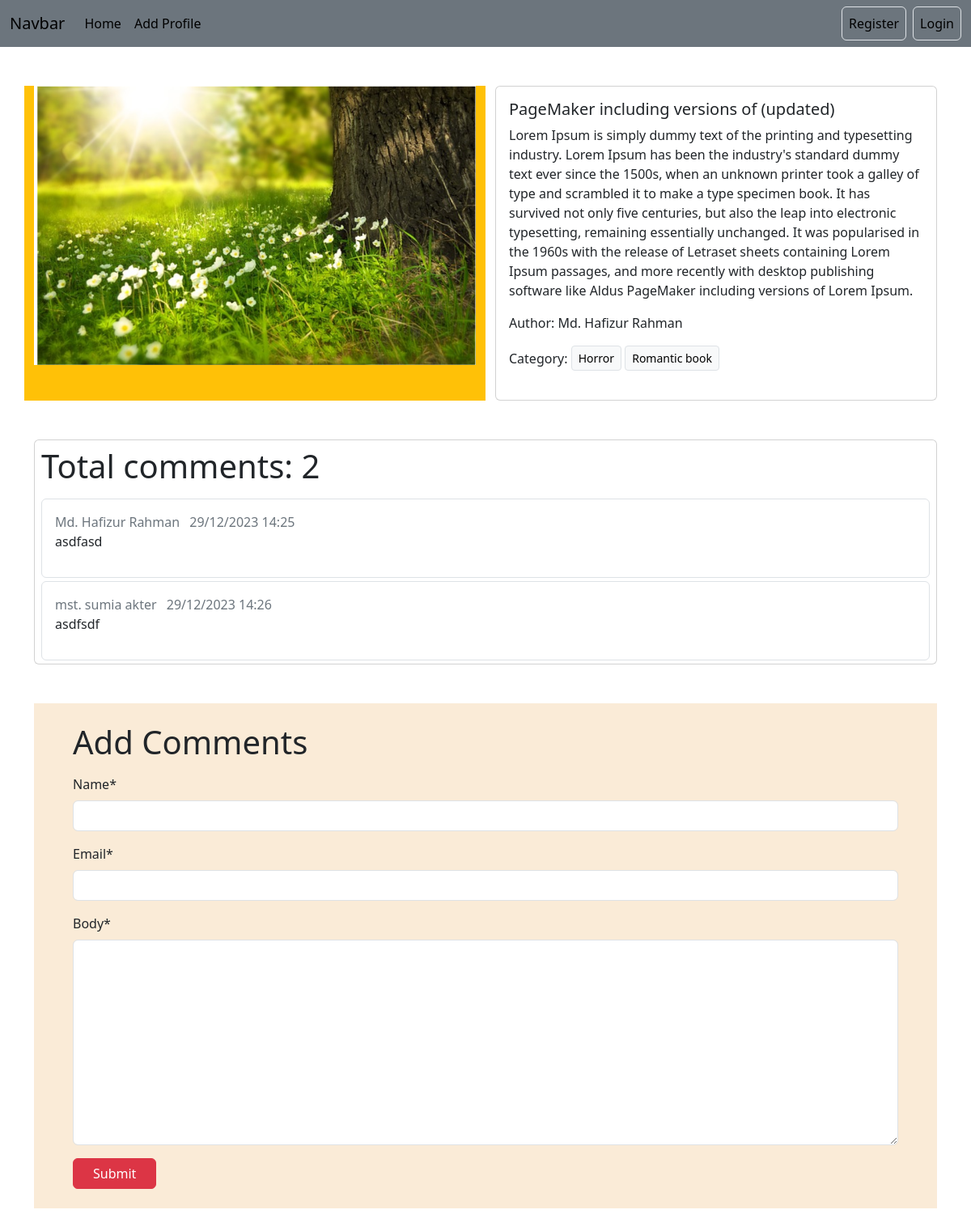
/posts_app/details/4, run on the app's committed database.
### posts_app/models.py (models this page shows, shortened)
class Post(models.Model):
    title = models.CharField(max_length = 50)
    content = models.TextField()
    category = models.ManyToManyField(Category,)
    author = models.ForeignKey(User, on_delete=models.CASCADE)
    image = models.ImageField(upload_to='uploads/',null=True,blank=True)

class Comments(models.Model):
    post = models.ForeignKey(Post, on_delete=models.CASCADE, related_name='comments')
    name = models.CharField(max_length = 40)
    email = models.EmailField()
    body = models.TextField()
    created_on = models.DateTimeField(auto_now_add = True)

### categories_app/models.py (models this page shows, shortened)
class Category(models.Model):
    category_name = models.CharField(max_length= 100)
    slug = models.SlugField(max_length =100, unique = True, blank = True, null = True)

### posts_app/views.py (the view, shortened to what this page needs)
# urls.py: path('details/<int:id>', views.DetailsPost.as_view(), name='details'),
class DetailsPost(DetailView):
    model = Post
    pk_url_kwarg = 'id'
    template_name = 'post_details.html'
    def get_context_data(self, **kwargs):
        context = super().get_context_data(**kwargs)
        post = self.object
        comments = post.comments.all()
        comment_form = CommentForm()
        context['comments'] = comments
        context['comment_form'] = comment_form
        return context

### posts_app/forms.py
class CommentForm(forms.ModelForm):
    class Meta:
        model = Comments
        fields = ['name','email','body']

### posts_app/templates/post_details.html (shortened to what this page needs)
{% extends 'base.html' %}
{%block content%}
<div class='container'>
    <div class="row my-5">
        <div class="col-6 bg-warning">
            <img style='w-50' src="{{object.image.url}}" class='img-fluid' alt="show image">
        </div>
        <div class="col-6">
            <div class="card">
                <div class="card-body">
                <h5 class="card-title">{{object.title}}</h5>
                <p class="card-text">
                    {{object.content}}
                </p>
                <p>Author: {{object.author.first_name}} {{object.author.last_name}}</p>
                <p class=''>Category:
                    {%for cat in object.category.all %}
                        <btn style="margin-bottom: 4px" class='btn btn-light btn-sm border'>
                            {{cat.category_name}}
                        </btn>
                    {%endfor%}
                </p>
                </div>
            </div>
        </div>
    </div>
    <div class="card">
        <h1 class='p-2'>Total comments: {{comments | length}}</h1>
        {%for cmnt in comments %}
        <div class="card-body border rounded mx-2 mb-1">
            <span class='text-secondary pb-3 me-2'>{{cmnt.name}}</span>
            <span class='text-secondary pb-3 me-2'>{{cmnt.created_on | date:'d/m/Y H:i'}}</span>
            <p>{{cmnt.body}}</p>
        </div>
        {%endfor%}
      </div>
    {% load crispy_forms_tags %}
<form class='my-5 py-4 px-5' style=" background-color:antiquewhite; " method = 'post' action="">
    <h1 class='pb-2'>Add Comments</h1>
    {{comment_form | crispy}}
    <input class='btn btn-danger px-4' type="submit" value="Submit">
</form>
</div>
{%endblock%}

### data on the page
Post: image (picture), title "PageMaker including versions of (updated)", content "Lorem Ipsum is simply dummy text of the printing and typesetting industry. Lorem Ipsum has been the industry's standard dummy text ever since the 1500s, when an unknown printer took a galley of type and scrambled it to make a type specimen book. It has survived not only five centuries, but also the leap into electronic typesetting, remaining essentially unchanged. It was popularised in the 1960s with the release of Letraset sheets containing Lorem Ipsum passages, and more recently with desktop publishing software like Aldus PageMaker including versions of Lorem Ipsum.", author.first_name "Md. Hafizur", author.last_name "Rahman"
Category: category_name "Horror"
Category: category_name "Romantic book"
Comments: name "Md. Hafizur Rahman", created_on "29/12/2023 14:25", body "asdfasd"
Comments: name "mst. sumia akter", created_on "29/12/2023 14:26", body "asdfsdf"

### other printed values
{{ comments | length }} "2"
